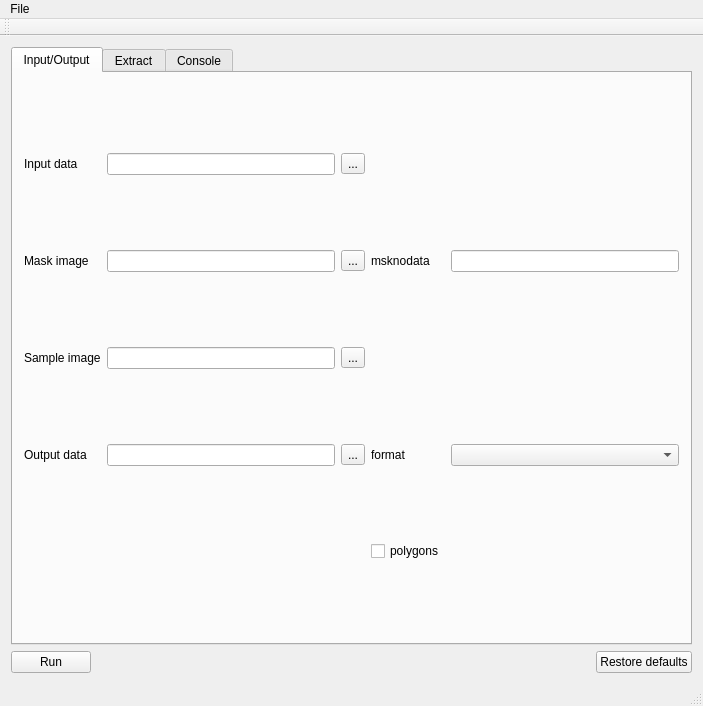
<?xml version="1.0" encoding="UTF-8"?>
<ui version="4.0">
 <class>MainWindow</class>
 <widget class="QMainWindow" name="MainWindow">
  <property name="geometry">
   <rect>
    <x>0</x>
    <y>0</y>
    <width>703</width>
    <height>706</height>
   </rect>
  </property>
  <property name="windowTitle">
   <string>pkextract_gui</string>
  </property>
  <widget class="QWidget" name="centralWidget">
   <property name="minimumSize">
    <size>
     <width>423</width>
     <height>392</height>
    </size>
   </property>
   <layout class="QGridLayout" name="gridLayout_5">
    <item row="0" column="0">
     <layout class="QHBoxLayout" name="horizontalLayout_3">
      <item>
       <widget class="QTabWidget" name="tabWidget">
        <property name="currentIndex">
         <number>0</number>
        </property>
        <widget class="QWidget" name="tab_2">
         <attribute name="title">
          <string>Input/Output</string>
         </attribute>
         <layout class="QHBoxLayout" name="horizontalLayout_4">
          <item>
           <layout class="QGridLayout" name="gridLayout">
            <item row="1" column="3">
             <widget class="QLabel" name="label_14">
              <property name="toolTip">
               <string>&lt;html&gt;&lt;head/&gt;&lt;body&gt;&lt;p&gt;Pixels in input image where mask image has msknodata will not be classified, but obtain a constant value (=nodata)&lt;/p&gt;&lt;/body&gt;&lt;/html&gt;</string>
              </property>
              <property name="text">
               <string>msknodata</string>
              </property>
             </widget>
            </item>
            <item row="1" column="1">
             <widget class="QLineEdit" name="mask"/>
            </item>
            <item row="1" column="0">
             <widget class="QLabel" name="label_13">
              <property name="toolTip">
               <string>&lt;html&gt;&lt;head/&gt;&lt;body&gt;&lt;p&gt;Pixels in input image where mask image has msknodata will not be classified, but obtain a constant value (=nodata)&lt;/p&gt;&lt;/body&gt;&lt;/html&gt;</string>
              </property>
              <property name="text">
               <string>Mask image</string>
              </property>
             </widget>
            </item>
            <item row="1" column="2">
             <widget class="QToolButton" name="toolButton_mask">
              <property name="text">
               <string>...</string>
              </property>
             </widget>
            </item>
            <item row="3" column="1">
             <widget class="QLineEdit" name="output"/>
            </item>
            <item row="0" column="1">
             <widget class="QLineEdit" name="input"/>
            </item>
            <item row="0" column="2">
             <widget class="QToolButton" name="toolButton_input">
              <property name="text">
               <string>...</string>
              </property>
             </widget>
            </item>
            <item row="3" column="4">
             <widget class="QComboBox" name="f"/>
            </item>
            <item row="3" column="3">
             <widget class="QLabel" name="label_16">
              <property name="toolTip">
               <string>&lt;html&gt;&lt;head/&gt;&lt;body&gt;&lt;p&gt;OGR supported vector format&lt;/p&gt;&lt;/body&gt;&lt;/html&gt;</string>
              </property>
              <property name="text">
               <string>format</string>
              </property>
             </widget>
            </item>
            <item row="3" column="0">
             <widget class="QLabel" name="label_15">
              <property name="toolTip">
               <string>&lt;html&gt;&lt;head/&gt;&lt;body&gt;&lt;p&gt;Output will contain sample features with input band information included&lt;/p&gt;&lt;/body&gt;&lt;/html&gt;</string>
              </property>
              <property name="text">
               <string>Output data</string>
              </property>
             </widget>
            </item>
            <item row="0" column="0">
             <widget class="QLabel" name="label_3">
              <property name="toolTip">
               <string>&lt;html&gt;&lt;head/&gt;&lt;body&gt;&lt;p&gt;Input image (raster or vector) containing band information&lt;/p&gt;&lt;/body&gt;&lt;/html&gt;</string>
              </property>
              <property name="text">
               <string>Input data</string>
              </property>
             </widget>
            </item>
            <item row="2" column="1">
             <widget class="QLineEdit" name="sample"/>
            </item>
            <item row="2" column="0">
             <widget class="QLabel" name="label_23">
              <property name="toolTip">
               <string>&lt;html&gt;&lt;head/&gt;&lt;body&gt;&lt;p&gt;OGR vector file with features to be extracted from input data. Output will contain features with input band information included&lt;/p&gt;&lt;/body&gt;&lt;/html&gt;</string>
              </property>
              <property name="text">
               <string>Sample image</string>
              </property>
             </widget>
            </item>
            <item row="1" column="4">
             <widget class="QLineEdit" name="msknodata"/>
            </item>
            <item row="3" column="2">
             <widget class="QToolButton" name="toolButton_output">
              <property name="text">
               <string>...</string>
              </property>
             </widget>
            </item>
            <item row="2" column="2">
             <widget class="QToolButton" name="toolButton_sample">
              <property name="text">
               <string>...</string>
              </property>
             </widget>
            </item>
            <item row="4" column="3">
             <widget class="QCheckBox" name="polygon">
              <property name="toolTip">
               <string>&lt;html&gt;&lt;head/&gt;&lt;body&gt;&lt;p&gt;Keep output features as polygons (only if input vector are polygons as well)&lt;/p&gt;&lt;/body&gt;&lt;/html&gt;</string>
              </property>
              <property name="text">
               <string>polygons</string>
              </property>
             </widget>
            </item>
           </layout>
          </item>
         </layout>
        </widget>
        <widget class="QWidget" name="tab">
         <attribute name="title">
          <string>Extract</string>
         </attribute>
         <layout class="QHBoxLayout" name="horizontalLayout_5">
          <item>
           <layout class="QGridLayout" name="gridLayout_4">
            <item row="1" column="1">
             <widget class="QLineEdit" name="bname"/>
            </item>
            <item row="5" column="1">
             <spacer name="verticalSpacer_2">
              <property name="orientation">
               <enum>Qt::Vertical</enum>
              </property>
              <property name="sizeHint" stdset="0">
               <size>
                <width>20</width>
                <height>40</height>
               </size>
              </property>
             </spacer>
            </item>
            <item row="2" column="1">
             <spacer name="verticalSpacer">
              <property name="orientation">
               <enum>Qt::Vertical</enum>
              </property>
              <property name="sizeHint" stdset="0">
               <size>
                <width>20</width>
                <height>40</height>
               </size>
              </property>
             </spacer>
            </item>
            <item row="4" column="0">
             <widget class="QLabel" name="label_20">
              <property name="toolTip">
               <string>&lt;html&gt;&lt;head/&gt;&lt;body&gt;&lt;p&gt;Prepare a table if you want to extract a subset of the points in the provided sample vector file. Use a percentual threshold value for each of the labels in the sample. To prepare the table, first enter the number of classes and then press the button '-&amp;gt;'.&lt;/p&gt;&lt;/body&gt;&lt;/html&gt;</string>
              </property>
              <property name="text">
               <string>prepare table </string>
              </property>
             </widget>
            </item>
            <item row="0" column="1">
             <widget class="QComboBox" name="rule"/>
            </item>
            <item row="0" column="0">
             <widget class="QLabel" name="label_4">
              <property name="toolTip">
               <string>&lt;html&gt;&lt;head/&gt;&lt;body&gt;&lt;p&gt;Rule how to extract the features from the input data&lt;/p&gt;&lt;/body&gt;&lt;/html&gt;</string>
              </property>
              <property name="text">
               <string>extraction rule</string>
              </property>
             </widget>
            </item>
            <item row="4" column="1">
             <widget class="QLineEdit" name="nclass">
              <property name="sizePolicy">
               <sizepolicy hsizetype="MinimumExpanding" vsizetype="Fixed">
                <horstretch>10</horstretch>
                <verstretch>0</verstretch>
               </sizepolicy>
              </property>
             </widget>
            </item>
            <item row="4" column="2">
             <widget class="QToolButton" name="toolButton_createTable">
              <property name="toolTip">
               <string>&lt;html&gt;&lt;head/&gt;&lt;body&gt;&lt;p&gt;Prepare a table if you want to extract a subset of the points in the provided sample vector file. Use a percentual threshold value for each of the labels in the sample. To prepare the table, first enter the number of classes and then press the button '-&amp;gt;'.&lt;/p&gt;&lt;/body&gt;&lt;/html&gt;</string>
              </property>
              <property name="text">
               <string>-&gt;</string>
              </property>
             </widget>
            </item>
            <item row="1" column="0">
             <widget class="QLabel" name="label_2">
              <property name="toolTip">
               <string>&lt;html&gt;&lt;head/&gt;&lt;body&gt;&lt;p&gt;For single band input data, this extra attribute name will correspond to the raster values. For multi-band input data, multiple attributes with this prefix will be added (e.g. B0, B1, B2, etc.)&lt;/p&gt;&lt;/body&gt;&lt;/html&gt;</string>
              </property>
              <property name="text">
               <string>attribute (prefix) name for raster info</string>
              </property>
             </widget>
            </item>
            <item row="3" column="1">
             <widget class="QLabel" name="label_21">
              <property name="text">
               <string># classes</string>
              </property>
             </widget>
            </item>
           </layout>
          </item>
          <item>
           <layout class="QVBoxLayout" name="verticalLayout_2">
            <item>
             <widget class="QLabel" name="label_17">
              <property name="text">
               <string>class name-threshold (%) pairs</string>
              </property>
             </widget>
            </item>
            <item>
             <widget class="QTableView" name="tableView_labels"/>
            </item>
            <item alignment="Qt::AlignHCenter">
             <widget class="QLabel" name="label_22">
              <property name="text">
               <string>replace label names with
 the labels in your training
 vector file</string>
              </property>
             </widget>
            </item>
           </layout>
          </item>
         </layout>
        </widget>
        <widget class="QWidget" name="tab_4">
         <attribute name="title">
          <string>Console</string>
         </attribute>
         <layout class="QHBoxLayout" name="horizontalLayout_6">
          <item>
           <layout class="QVBoxLayout" name="verticalLayout">
            <item>
             <widget class="QLabel" name="label_18">
              <property name="text">
               <string>Command line</string>
              </property>
             </widget>
            </item>
            <item>
             <widget class="QLineEdit" name="commandLineEdit"/>
            </item>
            <item>
             <widget class="QLabel" name="label_19">
              <property name="text">
               <string>Console output</string>
              </property>
             </widget>
            </item>
            <item>
             <widget class="QPlainTextEdit" name="consoleEdit"/>
            </item>
           </layout>
          </item>
         </layout>
        </widget>
       </widget>
      </item>
     </layout>
    </item>
    <item row="1" column="0">
     <layout class="QHBoxLayout" name="horizontalLayout">
      <item>
       <widget class="QPushButton" name="pushButton_run">
        <property name="text">
         <string>Run</string>
        </property>
       </widget>
      </item>
      <item>
       <spacer name="horizontalSpacer">
        <property name="orientation">
         <enum>Qt::Horizontal</enum>
        </property>
        <property name="sizeHint" stdset="0">
         <size>
          <width>40</width>
          <height>20</height>
         </size>
        </property>
       </spacer>
      </item>
      <item>
       <widget class="QPushButton" name="pushButton_restore">
        <property name="text">
         <string>Restore defaults</string>
        </property>
       </widget>
      </item>
     </layout>
    </item>
   </layout>
  </widget>
  <widget class="QMenuBar" name="menuBar">
   <property name="geometry">
    <rect>
     <x>0</x>
     <y>0</y>
     <width>703</width>
     <height>27</height>
    </rect>
   </property>
   <widget class="QMenu" name="menuFile">
    <property name="title">
     <string>File</string>
    </property>
    <addaction name="actionInput"/>
    <addaction name="actionMask"/>
    <addaction name="actionSample"/>
    <addaction name="actionOutput"/>
   </widget>
   <addaction name="menuFile"/>
  </widget>
  <widget class="QToolBar" name="mainToolBar">
   <attribute name="toolBarArea">
    <enum>TopToolBarArea</enum>
   </attribute>
   <attribute name="toolBarBreak">
    <bool>false</bool>
   </attribute>
  </widget>
  <widget class="QStatusBar" name="statusBar"/>
  <action name="actionInput">
   <property name="text">
    <string>Input</string>
   </property>
  </action>
  <action name="actionSample">
   <property name="text">
    <string>Sample</string>
   </property>
  </action>
  <action name="actionMask">
   <property name="text">
    <string>Mask</string>
   </property>
  </action>
  <action name="actionOutput">
   <property name="text">
    <string>Output</string>
   </property>
  </action>
 </widget>
 <layoutdefault spacing="6" margin="11"/>
 <tabstops>
  <tabstop>input</tabstop>
  <tabstop>toolButton_input</tabstop>
  <tabstop>mask</tabstop>
  <tabstop>toolButton_mask</tabstop>
  <tabstop>msknodata</tabstop>
  <tabstop>sample</tabstop>
  <tabstop>toolButton_sample</tabstop>
  <tabstop>output</tabstop>
  <tabstop>toolButton_output</tabstop>
  <tabstop>f</tabstop>
  <tabstop>polygon</tabstop>
  <tabstop>rule</tabstop>
  <tabstop>bname</tabstop>
  <tabstop>nclass</tabstop>
  <tabstop>toolButton_createTable</tabstop>
  <tabstop>commandLineEdit</tabstop>
  <tabstop>consoleEdit</tabstop>
  <tabstop>pushButton_run</tabstop>
  <tabstop>pushButton_restore</tabstop>
  <tabstop>tabWidget</tabstop>
  <tabstop>tableView_labels</tabstop>
 </tabstops>
 <resources/>
 <connections/>
</ui>
